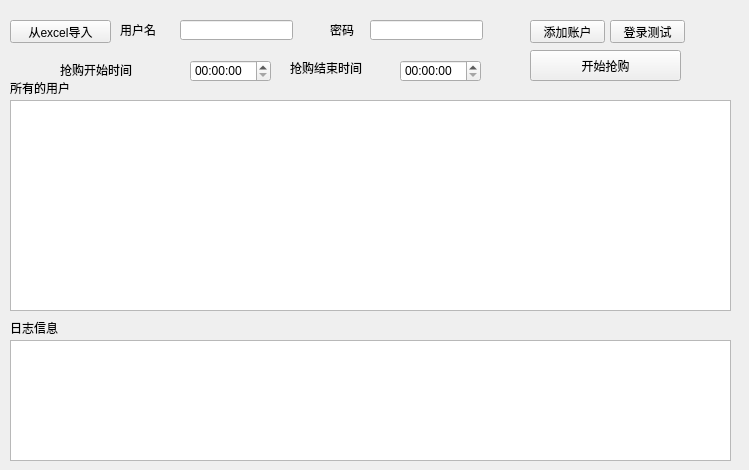
<?xml version="1.0" encoding="UTF-8"?>
<ui version="4.0">
 <class>YiPlusMain</class>
 <widget class="QWidget" name="YiPlusMain">
  <property name="geometry">
   <rect>
    <x>0</x>
    <y>0</y>
    <width>749</width>
    <height>470</height>
   </rect>
  </property>
  <property name="windowTitle">
   <string>Form</string>
  </property>
  <widget class="QLineEdit" name="Edit_Password">
   <property name="geometry">
    <rect>
     <x>370</x>
     <y>20</y>
     <width>113</width>
     <height>20</height>
    </rect>
   </property>
  </widget>
  <widget class="QTimeEdit" name="Time_EndRob">
   <property name="geometry">
    <rect>
     <x>400</x>
     <y>60</y>
     <width>81</width>
     <height>22</height>
    </rect>
   </property>
  </widget>
  <widget class="QPushButton" name="Btn_LoginTest">
   <property name="geometry">
    <rect>
     <x>610</x>
     <y>20</y>
     <width>75</width>
     <height>23</height>
    </rect>
   </property>
   <property name="text">
    <string>登录测试</string>
   </property>
  </widget>
  <widget class="QPushButton" name="Btn_ImportExcel">
   <property name="geometry">
    <rect>
     <x>10</x>
     <y>20</y>
     <width>101</width>
     <height>23</height>
    </rect>
   </property>
   <property name="text">
    <string>从excel导入</string>
   </property>
  </widget>
  <widget class="QLabel" name="label">
   <property name="geometry">
    <rect>
     <x>10</x>
     <y>80</y>
     <width>81</width>
     <height>16</height>
    </rect>
   </property>
   <property name="text">
    <string>所有的用户</string>
   </property>
  </widget>
  <widget class="QLabel" name="label_6">
   <property name="geometry">
    <rect>
     <x>290</x>
     <y>60</y>
     <width>91</width>
     <height>16</height>
    </rect>
   </property>
   <property name="text">
    <string>抢购结束时间</string>
   </property>
  </widget>
  <widget class="QLabel" name="label_3">
   <property name="geometry">
    <rect>
     <x>330</x>
     <y>20</y>
     <width>31</width>
     <height>20</height>
    </rect>
   </property>
   <property name="text">
    <string>密码</string>
   </property>
  </widget>
  <widget class="QLabel" name="label_4">
   <property name="geometry">
    <rect>
     <x>10</x>
     <y>320</y>
     <width>71</width>
     <height>16</height>
    </rect>
   </property>
   <property name="text">
    <string>日志信息</string>
   </property>
  </widget>
  <widget class="QLabel" name="label_5">
   <property name="geometry">
    <rect>
     <x>60</x>
     <y>60</y>
     <width>101</width>
     <height>20</height>
    </rect>
   </property>
   <property name="text">
    <string>抢购开始时间</string>
   </property>
  </widget>
  <widget class="QLabel" name="label_2">
   <property name="geometry">
    <rect>
     <x>120</x>
     <y>20</y>
     <width>47</width>
     <height>20</height>
    </rect>
   </property>
   <property name="text">
    <string>用户名</string>
   </property>
  </widget>
  <widget class="QLineEdit" name="Edit_UserName">
   <property name="geometry">
    <rect>
     <x>180</x>
     <y>20</y>
     <width>113</width>
     <height>20</height>
    </rect>
   </property>
  </widget>
  <widget class="QPushButton" name="Btn_StartRob">
   <property name="geometry">
    <rect>
     <x>530</x>
     <y>50</y>
     <width>151</width>
     <height>31</height>
    </rect>
   </property>
   <property name="text">
    <string>开始抢购</string>
   </property>
  </widget>
  <widget class="QPushButton" name="Btn_AddAccount">
   <property name="geometry">
    <rect>
     <x>530</x>
     <y>20</y>
     <width>75</width>
     <height>23</height>
    </rect>
   </property>
   <property name="text">
    <string>添加账户</string>
   </property>
  </widget>
  <widget class="QListView" name="List_Logs">
   <property name="geometry">
    <rect>
     <x>10</x>
     <y>340</y>
     <width>721</width>
     <height>121</height>
    </rect>
   </property>
  </widget>
  <widget class="QTimeEdit" name="Time_StartRob">
   <property name="geometry">
    <rect>
     <x>190</x>
     <y>60</y>
     <width>81</width>
     <height>22</height>
    </rect>
   </property>
  </widget>
  <widget class="QTableWidget" name="Table_AllAccount">
   <property name="geometry">
    <rect>
     <x>10</x>
     <y>100</y>
     <width>721</width>
     <height>211</height>
    </rect>
   </property>
   <property name="sizePolicy">
    <sizepolicy hsizetype="Fixed" vsizetype="Expanding">
     <horstretch>0</horstretch>
     <verstretch>0</verstretch>
    </sizepolicy>
   </property>
  </widget>
 </widget>
 <resources/>
 <connections/>
</ui>
